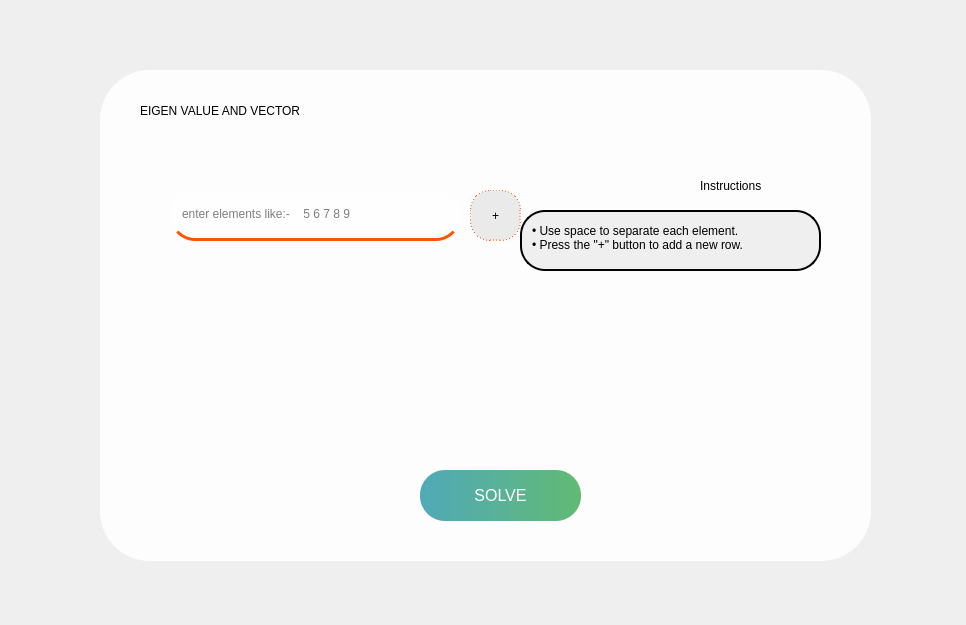
<?xml version="1.0" encoding="UTF-8"?>
<ui version="4.0">
 <class>MainWindow</class>
 <widget class="QMainWindow" name="MainWindow">
  <property name="geometry">
   <rect>
    <x>0</x>
    <y>0</y>
    <width>966</width>
    <height>625</height>
   </rect>
  </property>
  <property name="windowTitle">
   <string>MainWindow</string>
  </property>
  <widget class="QWidget" name="centralwidget">
   <widget class="QLabel" name="label">
    <property name="geometry">
     <rect>
      <x>-10</x>
      <y>-20</y>
      <width>981</width>
      <height>681</height>
     </rect>
    </property>
    <property name="text">
     <string/>
    </property>
    <property name="pixmap">
     <pixmap>third_page_2.webp</pixmap>
    </property>
    <property name="scaledContents">
     <bool>true</bool>
    </property>
   </widget>
   <widget class="QLabel" name="label_2">
    <property name="geometry">
     <rect>
      <x>80</x>
      <y>50</y>
      <width>811</width>
      <height>531</height>
     </rect>
    </property>
    <property name="styleSheet">
     <string notr="true">
    background-color: rgba(255, 255, 255, 0.9); /* White background with 80% opacity */
    border-radius: 50px; /* Rounded corners */
    padding: 20px; /* Optional: Add some padding inside the box */
    margin: 20px; /* Optional: Add margin around the box */
    color: #000000; /* Text color inside the box */
</string>
    </property>
    <property name="text">
     <string/>
    </property>
   </widget>
   <widget class="QLabel" name="label_3">
    <property name="geometry">
     <rect>
      <x>140</x>
      <y>80</y>
      <width>471</width>
      <height>61</height>
     </rect>
    </property>
    <property name="styleSheet">
     <string notr="true">FONT-SIZE:30PX;</string>
    </property>
    <property name="text">
     <string>EIGEN VALUE AND VECTOR</string>
    </property>
   </widget>
   <widget class="QPushButton" name="pushButton">
    <property name="geometry">
     <rect>
      <x>420</x>
      <y>470</y>
      <width>161</width>
      <height>51</height>
     </rect>
    </property>
    <property name="styleSheet">
     <string notr="true">QPushButton {
    background: qlineargradient(x1:0, y1:0, x2:1, y2:0, stop:0 #50a9b8, stop:1 #62ba74); /* Blue to black as main theme */
    border-radius: 25px; /* Optional: for rounded corners */
    border: none; /* Optional: remove border */
    color: white; /* Text color */
    padding: 10px 20px; /* Optional: adjust padding */
    font-size: 16px; /* Optional: adjust font size */
    transition: background 10s; /* Super slow transition */
}

QPushButton:hover {
    background: qlineargradient(x1:0, y1:0, x2:1, y2:0, stop:0 #62ba74, stop:1 #50a9b8); /* Black to blue on hover */
}
</string>
    </property>
    <property name="text">
     <string>SOLVE</string>
    </property>
   </widget>
   <widget class="QLineEdit" name="lineEdit_4">
    <property name="geometry">
     <rect>
      <x>570</x>
      <y>820</y>
      <width>51</width>
      <height>51</height>
     </rect>
    </property>
    <property name="styleSheet">
     <string notr="true">QLineEdit {
    background: transparent; /* Makes the background transparent */
    font-size: 36px; /* Adjusts the font size */

    color: black; /* Sets the text color */
}
</string>
    </property>
    <property name="placeholderText">
     <string>0</string>
    </property>
   </widget>
   <widget class="QPushButton" name="pushButton_8">
    <property name="geometry">
     <rect>
      <x>0</x>
      <y>10</y>
      <width>71</width>
      <height>71</height>
     </rect>
    </property>
    <property name="styleSheet">
     <string notr="true">QPushButton {
                background-color: transparent;
                border: none; /* Remove default border */
                padding: 0;
                icon-size: 100px; /* Adjust icon size if needed */
            }
            QPushButton:hover {
                background-color: rgba(0, 0, 0, 0.1); /* Slightly darkened background */
                border: none;
            }
            QPushButton::icon {
                padding: 0;
                border-image: url(path_to_your_image.png); /* Set image */
            }
            QPushButton:hover::icon {
                border-image: url(path_to_your_hover_image.png); /* Blurred or darkened image on hover */
            }
</string>
    </property>
    <property name="text">
     <string/>
    </property>
    <property name="icon">
     <iconset>
      <normaloff>../../Downloads/DALL_E_2024-09-04_17.45.07_-_Create_several_spherical_buttons_with_a_back_arrow_symbol_in_a_style_that_matches_the_colorful_and_creative_physics-themed_image_filled_with_equations__1_-modified-removeb.png</normaloff>../../Downloads/DALL_E_2024-09-04_17.45.07_-_Create_several_spherical_buttons_with_a_back_arrow_symbol_in_a_style_that_matches_the_colorful_and_creative_physics-themed_image_filled_with_equations__1_-modified-removeb.png</iconset>
    </property>
    <property name="iconSize">
     <size>
      <width>60</width>
      <height>60</height>
     </size>
    </property>
    <property name="checkable">
     <bool>false</bool>
    </property>
    <property name="autoDefault">
     <bool>false</bool>
    </property>
   </widget>
   <widget class="QLabel" name="label_4">
    <property name="geometry">
     <rect>
      <x>700</x>
      <y>170</y>
      <width>101</width>
      <height>31</height>
     </rect>
    </property>
    <property name="styleSheet">
     <string notr="true">font: 14pt &quot;MS Shell Dlg 2&quot;;</string>
    </property>
    <property name="text">
     <string>Instructions</string>
    </property>
   </widget>
   <widget class="QLabel" name="label_5">
    <property name="geometry">
     <rect>
      <x>520</x>
      <y>210</y>
      <width>301</width>
      <height>61</height>
     </rect>
    </property>
    <property name="styleSheet">
     <string notr="true">color:rgb(0, 0, 0);
font:bold 10pt &quot;MS Shell Dlg 2&quot;;
background-color: rgba(234, 234, 234,0.7);

border: 2px solid rgba(0,0,0); 
border-radius:25px;
padding-top:10px;
padding-left:7px;
padding-bottom:1px;</string>
    </property>
    <property name="text">
     <string>• Use space to separate each element.
• Press the &quot;+&quot; button to add a new row.
</string>
    </property>
   </widget>
   <widget class="QLineEdit" name="lineEdit">
    <property name="geometry">
     <rect>
      <x>170</x>
      <y>190</y>
      <width>291</width>
      <height>51</height>
     </rect>
    </property>
    <property name="styleSheet">
     <string notr="true">background-color: rgba(255, 255, 255, 0.5);
border-bottom: 3px solid rgb(255, 85, 0);
font: 11pt &quot;MS Shell Dlg 2&quot;;
border-radius: 25px;
padding-left:10px</string>
    </property>
    <property name="text">
     <string/>
    </property>
    <property name="placeholderText">
     <string>enter elements like:-    5 6 7 8 9 </string>
    </property>
   </widget>
   <widget class="QPushButton" name="pushButton_2">
    <property name="geometry">
     <rect>
      <x>470</x>
      <y>190</y>
      <width>51</width>
      <height>51</height>
     </rect>
    </property>
    <property name="styleSheet">
     <string notr="true">background-color:rgba(204, 204, 204, 0.4);
border-radius:20px;
font: 18pt &quot;MS Shell Dlg 2&quot;;
border: 1px dashed rgb(255, 85, 0);</string>
    </property>
    <property name="text">
     <string>+</string>
    </property>
    <property name="shortcut">
     <string>Enter</string>
    </property>
   </widget>
   <widget class="QLabel" name="label_6">
    <property name="geometry">
     <rect>
      <x>190</x>
      <y>300</y>
      <width>251</width>
      <height>151</height>
     </rect>
    </property>
    <property name="text">
     <string/>
    </property>
   </widget>
  </widget>
 </widget>
 <resources/>
 <connections/>
</ui>
